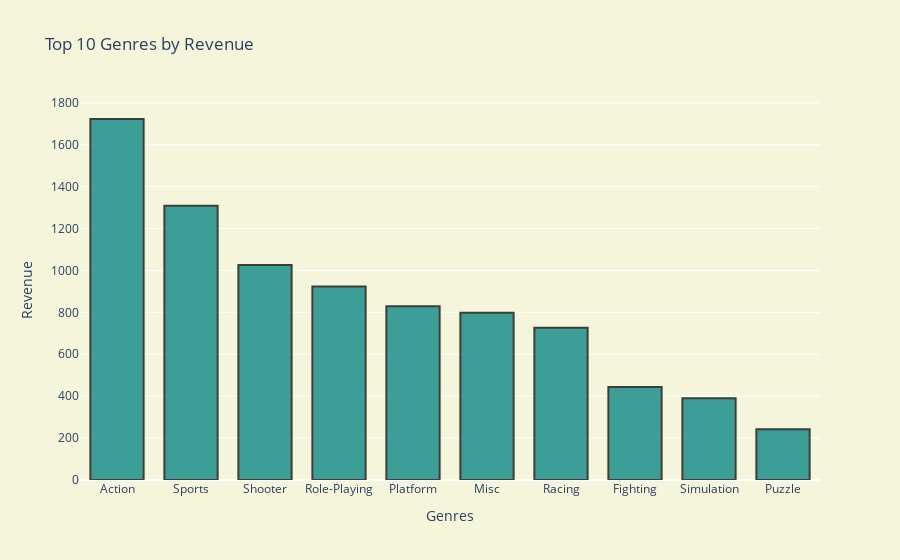

The notebook cell this image was saved under:
### Code cell
# Define the bar trace
trace = go.Bar(
    x=top_genres.index,
    y=top_genres.values,
    marker=dict(
        color="teal",
        line=dict(color='black', width=2)
    ),
    opacity=0.75
)

# Define the layout for the graph
layout = go.Layout(
    title='Top 10 Genres by Revenue',
    xaxis=dict(
        title='Genres'
    ),
    yaxis=dict(
        title='Revenue'
    ),
    bargap=0.2,
    bargroupgap=0.1,
    paper_bgcolor='beige',
    plot_bgcolor="beige"
)

# Plotting the graph
fig = go.Figure(data=[trace], layout=layout)
iplot(fig)

### Figure 1 — Plotly figure (JSON) as saved in the notebook; plotly's stock layout.template omitted (floating-point values rounded to 4 significant figures)
{"data": [{"marker": {"color": "teal", "line": {"color": "black", "width": 2}}, "opacity": 0.75, "type": "bar", "x": ["Action", "Sports", "Shooter", "Role-Playing", "Platform", "Misc", "Racing", "Fighting", "Simulation", "Puzzle"], "y": [1723.0, 1309.0, 1026.0, 923.8, 829.1, 797.6, 726.8, 444.1, 390.2, 242.2]}], "layout": {"bargap": 0.2, "bargroupgap": 0.1, "paper_bgcolor": "beige", "plot_bgcolor": "beige", "title": {"text": "Top 10 Genres by Revenue"}, "xaxis": {"title": {"text": "Genres"}}, "yaxis": {"title": {"text": "Revenue"}}}}
